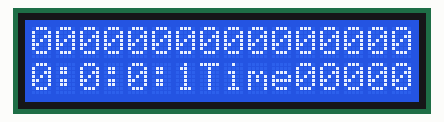
Simulated run of this sketch. Board: Arduino Uno, built with avr-gcc and run on an emulated ATmega328P. On the bench: 16×2 character LCD. What the sketch prints to the serial monitor is not drawn.

Above: at 1.1 s.
At 5.3 s:
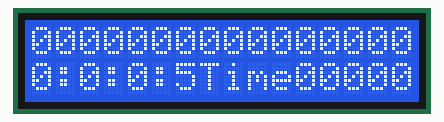
At 10.4 s:
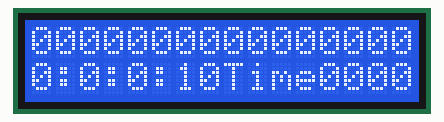
At 19.6 s:
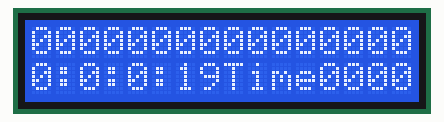
At 28.9 s:
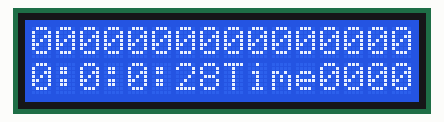
At 38.1 s:
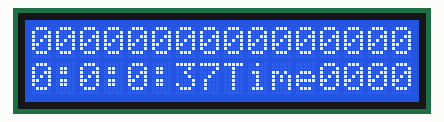

The sketch:

fluxo_de_agua_1.0.ino
```cpp
#include <LiquidCrystal.h>
 //variaveis de medições
 float vazao;
 float litros = 0;
 float mililitros = 0;
 int contapulso;

 //varaiaveis para calculos de valor
 float dinheiro;

 //variaveis para calculo de tempo
 int segundos = 0;
 int minutos = 0;
 int horas = 0;
 int dias = 0;

 LiquidCrystal lcd(12,11,6,5,4,3); // 1 = 5V, 2 = GND, 3 = GND, 4 = 12D, 5 = GND, 6 = 11D, 11 = 5D, 12 = 4D, 13 = 3D, 14 = 2D, 15 = 5V, 16 = GND;

 void setup() {
  //pinMode(2, INPUT);
  pinMode(6, INPUT);
  Serial.begin(9600);
  lcd.begin(16,2);
  attachInterrupt(digitalPinToInterrupt(6), interrupcao, RISING); //define o pino 2 como entrada, e toda vez que for acionado ativa a interrupição
  //attachInterrupt (0, interrupcao, RISING);
  }

 void interrupcao (){
 contapulso = contapulso + 1;
  }

void loop() {
  //Serial.println(vazao);
 Serial.println(contapulso);
 Serial.println(litros);
  sei();
  contapulso = 0;
  delay(1000);
  cli();
  segundos++;

  vazao = (contapulso / 5.5);
  dinheiro = (litros*0.002238);
  lcd.setCursor(0, 0);
  lcd.print("R$ ");
  lcd.print(dinheiro);
  lcd.print(" ");

  lcd.print(litros , "litros");
  lcd.print("L ");

//escrita de tempo
  lcd.setCursor(0, 1);
  lcd.print(dias);
  lcd.print(":");
  lcd.print(horas);
  lcd.print(":");
  lcd.print(minutos);
  lcd.print(":");
  lcd.print(segundos);
  lcd.print("Time");

mililitros = (vazao / 60);
litros = (litros + mililitros);

//medida de tempo
if (segundos == 60){
  minutos++;
  segundos = 0;
}
if (minutos == 60) {
  horas++;
  minutos = 0;
}
if (horas == 24){
  dias++;
  horas = 0;
}
if (dias == 30){

}
  }
```

Measured:
- what the display in image 0 shows lasts 1.0 s, from 1.1 s to 2.1 s
